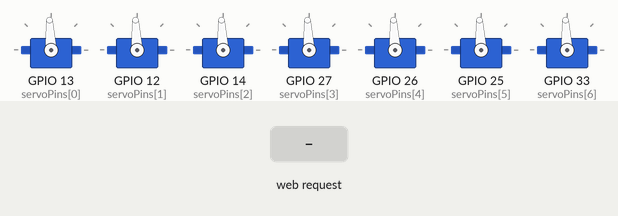
The sketch below on a simulated ESP32. Shown: 7 × servo. The inputs (shaded band) are chosen by the test bench. Servo pulses on a pin are drawn as a servo (544–2400 µs = 0–180°); what the sketch prints to the serial monitor is not drawn.

Above: at 1.2 s.
1.3 s: HTTP request GET /set received
At 1.7 s:
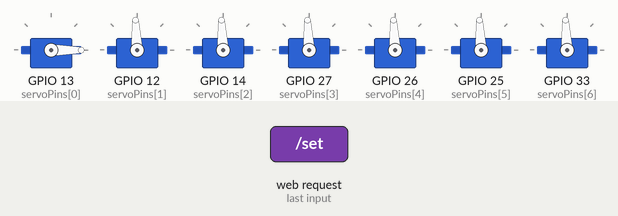
2.8 s: HTTP request GET /set?s=1 received
At 4.0 s:
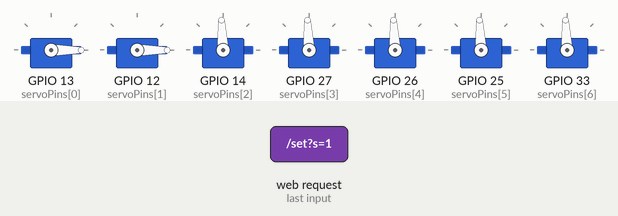
4.3 s: HTTP request GET /set?v=120 received
At 5.1 s:
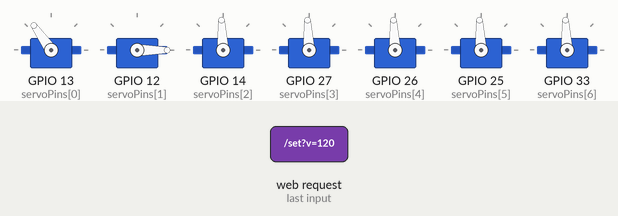
5.8 s: HTTP request GET /set?s=0 received
At 6.3 s:
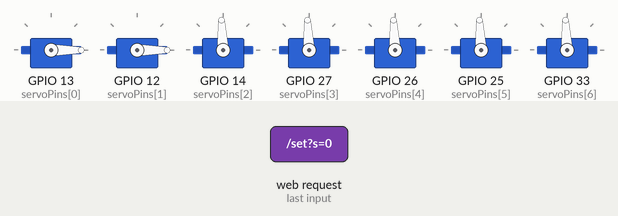
Timing chart, 0 to 8.3 s (numbered marks = the images above; inputs shaded):
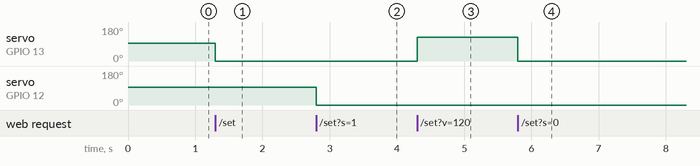

Measured:
- after the input at 1.3 s, servo on GPIO 13 (servoPins[0]): 93° → 0° at once
- after the input at 2.8 s, servo on GPIO 12 (servoPins[1]): 93° → 0° at once
- after the input at 4.3 s, servo on GPIO 13 (servoPins[0]): 0° → 125° at once
- after the input at 5.8 s, servo on GPIO 13 (servoPins[0]): 125° → 0° at once

The sketch:

minorsem_6_slider.ino
```cpp
#include <WiFi.h>
#include <WebServer.h>

const char* ssid = "ESP32_Hand";
const char* password = "12345678";

WebServer server(80);

// Servo pins
int servoPins[7] = {13,12,14,27,26,25,33};

// PWM channels
int channels[7] = {0,1,2,3,4,5,6};

// Convert angle to duty
int angleToDuty(int angle) {
  return map(angle, 0, 180, 1638, 8192);
}

// ================= WEBPAGE =================
void handleRoot() {

String html = R"rawliteral(
<!DOCTYPE html>
<html>
<head>
<meta name="viewport" content="width=device-width, initial-scale=1">


<style>
body {
  margin: 0;
  font-family: Arial;
  color: white;
  text-align: center;

  /* BLACK BACKGROUND */
  background-color: black;
}

.slider {
  width: 80%;
}

/* makes text look better */
p, h2 {
  text-shadow: 2px 2px 5px black;
}
</style>

</head>

<body>

<h2> Servo Control Panel</h2>

<script>
function send(s,v){
  fetch(`/set?s=${s}&v=${v}`);
  document.getElementById("val"+s).innerText = v;
}
</script>
)rawliteral";

String colors[7] = {"red","orange","yellow","green","cyan","blue","violet"};
String names[7] = {"Servo 1","Servo 2","Servo 3","Servo 4","Servo 5","Servo 6","Servo 7"};

for(int i=0;i<7;i++){
  html += "<p>"+names[i]+": <span id='val"+String(i)+"'>90</span></p>";

  html += "<input type='range' min='0' max='180' value='90' ";
  html += "oninput='send("+String(i)+",this.value)' ";
  html += "style='accent-color:"+colors[i]+";' class='slider'><br><br>";
}

html += "</body></html>";

server.send(200, "text/html", html);
}

// ================= CONTROL =================
void handleSet() {
  int s = server.arg("s").toInt();
  int v = server.arg("v").toInt();

  if(s >= 0 && s < 7){
    int duty = angleToDuty(v);
    ledcWrite(channels[s], duty);
  }

  server.send(200, "text/plain", "OK");
}

// ================= SETUP =================
void setup() {
  Serial.begin(115200);

  WiFi.softAP(ssid, password);
  Serial.println(WiFi.softAPIP());

  for(int i=0;i<7;i++){
    ledcSetup(channels[i], 50, 16);
    ledcAttachPin(servoPins[i], channels[i]);
    ledcWrite(channels[i], angleToDuty(90));
  }

  server.on("/", handleRoot);
  server.on("/set", handleSet);

  server.begin();
}

// ================= LOOP =================
void loop() {
  server.handleClient();
}
```
